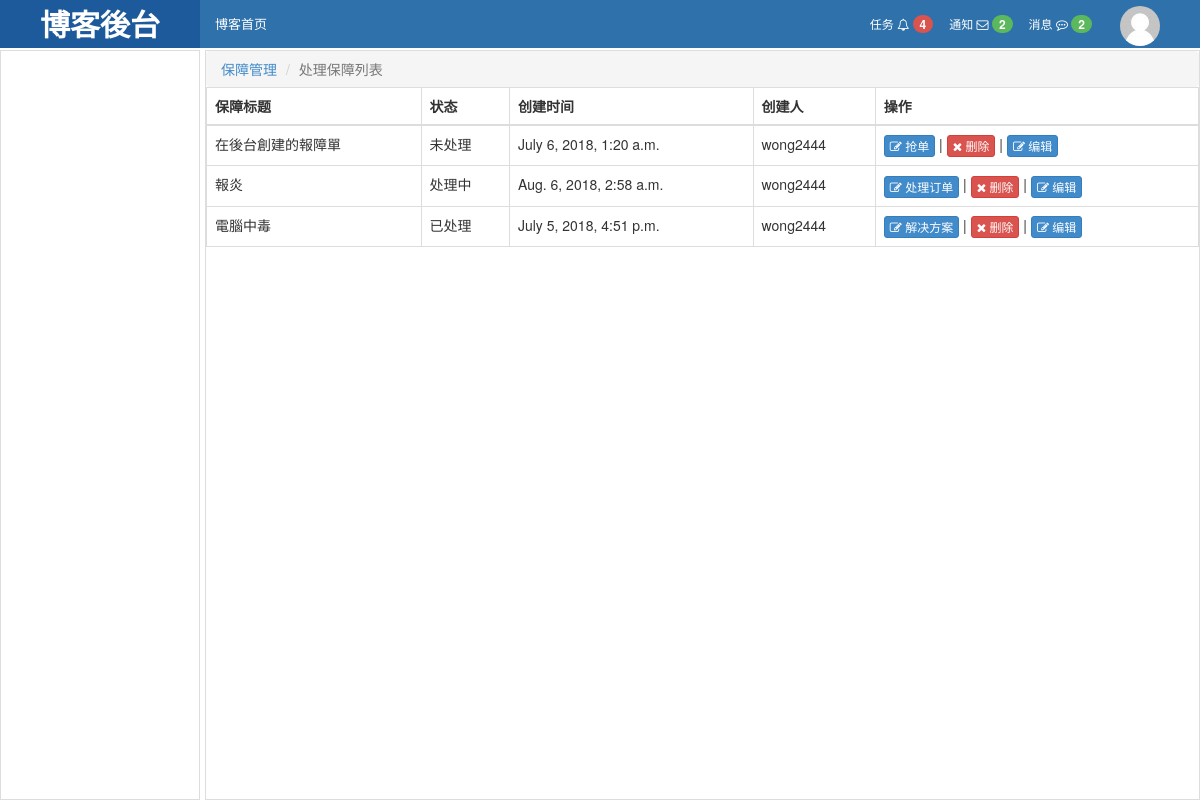
Page /backend/trouble-kill-list.html on the committed database.
### repository/models.py (models this page shows, shortened)
class Trouble(models.Model):
    title = models.CharField(max_length=32)
    detail = models.TextField()
    user = models.ForeignKey(UserInfo, related_name='u', on_delete=models.CASCADE)
    ctime = models.DateTimeField()
    status_choices = (
        (1, '未处理'),
        (2, '处理中'),
        (3, '已处理'),
    )
    status = models.IntegerField(choices=status_choices, default=1)
    processer = models.ForeignKey(UserInfo, related_name='p', null=True, blank=True, on_delete=models.CASCADE)
    solution = models.TextField(null=True)
    ptime = models.DateTimeField(null=True)
    pj_choices = (
        (1, '不满意'),
        (2, '一般'),
        (3, '活很好'),
    )
    pj = models.IntegerField(choices=pj_choices, null=True, default=2)

class UserInfo(models.Model):
    nid = models.BigAutoField(primary_key=True)
    username = models.CharField(verbose_name='用户名', max_length=32, unique=True)
    password = models.CharField(verbose_name='密码', max_length=64)
    nickname = models.CharField(verbose_name='昵称', max_length=32)
    email = models.EmailField(verbose_name='邮箱', unique=True)
    avatar = models.ImageField(verbose_name='头像', upload_to="./static/imgs/avatar/",
                               default="static/imgs/avatar/default.png")
    create_time = models.DateTimeField(verbose_name='创建时间', auto_now_add=True)
    fans = models.ManyToManyField(verbose_name='粉丝们',
                                  to='UserInfo',  # 要進行關聯的表
                                  through='UserFans',  # 指定第三張表的表名
                                  related_name='f',  # 反向操作時用的字段名,不設置是表名_set
                                  through_fields=('user', 'follower'))

### backend/views/trouble.py (the view)
def trouble_kill_list(request):
    from django.db.models import Q
    current_user_id = 1
    result = models.Trouble.objects.filter(Q(processer_id=current_user_id) | Q(status=1)).order_by('status')
    return render(request, 'backend_trouble_kill_list.html', {'result': result})

### templates/backend_trouble_kill_list.html (shortened to what this page needs)
{% extends 'backend_layout.html' %}
{% block conent %}
    <ol class="breadcrumb" style="margin-bottom: 0;">
        <li><a href="#">保障管理</a></li>
        <li class="active">处理保障列表</li>
    </ol>
    <div>
        <table class="table table-bordered">
            <thead>
            <tr>
                <th>保障标题</th>
                <th>状态</th>
                <th>创建时间</th>
                <th>创建人</th>
                <th>操作</th>
            </tr>
            </thead>
            <tbody>
            {% for row in result %}
                <tr>
                    <td>{{ row.title }}</td>
                    <td>{{ row.get_status_display }}</td>
                    <td>{{ row.ctime }}</td>
                    <td>{{ row.user.username }}</td>
                    <td>
                        <a class="btn btn-primary btn-xs" href="/backend/trouble-kill-{{ row.id }}.html">
                            <i class="fa fa-pencil-square-o" aria-hidden="true"></i>
                            {% if row.status == 1 %}
                                抢单
                            {% elif row.status == 2 %}
                                处理订单
                            {% else %}
                                解决方案
                            {% endif %}
                        </a>
                        |
                        <a class="btn btn-danger btn-xs">
                            <i class="fa fa-times" aria-hidden="true"></i>
                            删除
                        </a>
                        |
                        <a class="btn btn-primary btn-xs" href="#">
                            <i class="fa fa-pencil-square-o" aria-hidden="true"></i>
                            编辑
                        </a>
                    </td>
                </tr>
            {% endfor %}
            </tbody>
        </table>
        <div class="clearfix">
        </div>
    </div>
{% endblock %}

### rows in the picture
Trouble: title "在後台創建的報障單", status "未处理", ctime "July 6, 2018, 1:20 a.m.", user.username "wong2444", shows "抢单"
Trouble: title "報炎", status "处理中", ctime "Aug. 6, 2018, 2:58 a.m.", user.username "wong2444", shows "处理订单"
Trouble: title "電腦中毒", status "已处理", ctime "July 5, 2018, 4:51 p.m.", user.username "wong2444", shows "解决方案"
